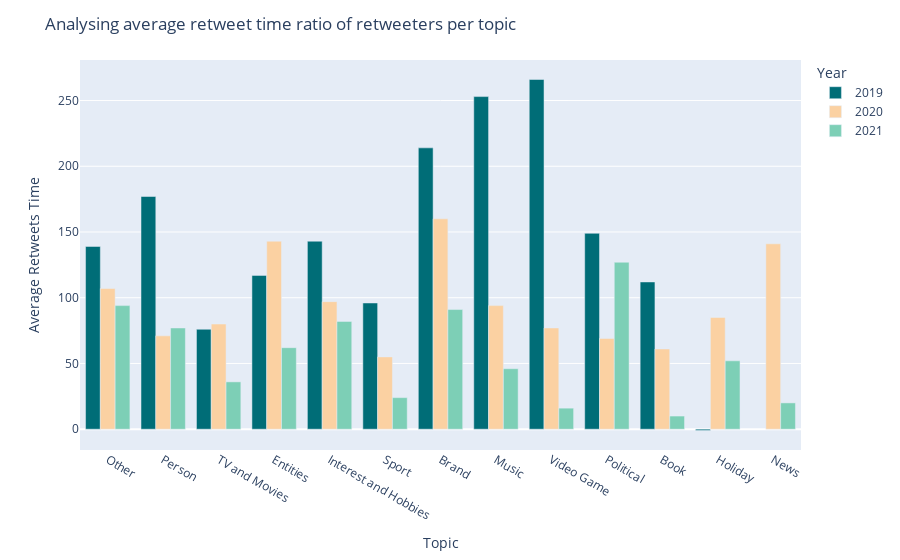

Notebook code for this chart:
### Markdown cell above
### Analysing average retweet time ratio of retweeters per topic

### Code cell
retweeters_info_chart(df_retweeters_chars, topics_categories, "Topic", "Average Retweets Time", "Analysing average retweet time ratio of retweeters per topic", offline_charts)

### Figure 1 — Plotly figure (JSON) as saved in the notebook; plotly's stock layout.template omitted (floating-point values rounded to 4 significant figures)
{"data": [{"alignmentgroup": "True", "hovertemplate": "Year=2019<br>Topic=%{x}<br>Average Retweets Time=%{y}<extra></extra>", "legendgroup": "2019", "marker": {"color": "#006D77", "pattern": {"shape": ""}}, "name": "2019", "offsetgroup": "2019", "orientation": "v", "showlegend": true, "textposition": "auto", "x": ["Other", "Person", "TV and Movies", "Entities", "Interest and Hobbies", "Sport", "Brand", "Music", "Video Game", "Political", "Book", "Holiday"], "xaxis": "x", "y": [139, 177, 76, 117, 143, 96, 214, 253, 266, 149, 112, -1], "yaxis": "y", "type": "bar"}, {"alignmentgroup": "True", "hovertemplate": "Year=2020<br>Topic=%{x}<br>Average Retweets Time=%{y}<extra></extra>", "legendgroup": "2020", "marker": {"color": "#FBD1A2", "pattern": {"shape": ""}}, "name": "2020", "offsetgroup": "2020", "orientation": "v", "showlegend": true, "textposition": "auto", "x": ["Brand", "Holiday", "Person", "Interest and Hobbies", "Sport", "TV and Movies", "Other", "Video Game", "Entities", "Political", "Music", "Book", "News"], "xaxis": "x", "y": [160, 85, 71, 97, 55, 80, 107, 77, 143, 69, 94, 61, 141], "yaxis": "y", "type": "bar"}, {"alignmentgroup": "True", "hovertemplate": "Year=2021<br>Topic=%{x}<br>Average Retweets Time=%{y}<extra></extra>", "legendgroup": "2021", "marker": {"color": "#7DCFB6", "pattern": {"shape": ""}}, "name": "2021", "offsetgroup": "2021", "orientation": "v", "showlegend": true, "textposition": "auto", "x": ["Holiday", "Brand", "Interest and Hobbies", "TV and Movies", "Person", "News", "Entities", "Music", "Other", "Video Game", "Sport", "Book", "Political"], "xaxis": "x", "y": [52, 91, 82, 36, 77, 20, 62, 46, 94, 16, 24, 10, 127], "yaxis": "y", "type": "bar"}], "layout": {"xaxis": {"anchor": "y", "domain": [0.0, 1.0], "title": {"text": "Topic"}, "categoryorder": "array", "categoryarray": ["Other", "Person", "TV and Movies", "Entities", "Interest and Hobbies", "Sport", "Brand", "Music", "Video Game", "Political", "Book", "Holiday", "News"]}, "yaxis": {"anchor": "x", "domain": [0.0, 1.0], "title": {"text": "Average Retweets Time"}}, "legend": {"title": {"text": "Year"}, "tracegroupgap": 0}, "margin": {"t": 60}, "barmode": "group", "title": {"text": "Analysing average retweet time ratio of retweeters per topic"}}}
